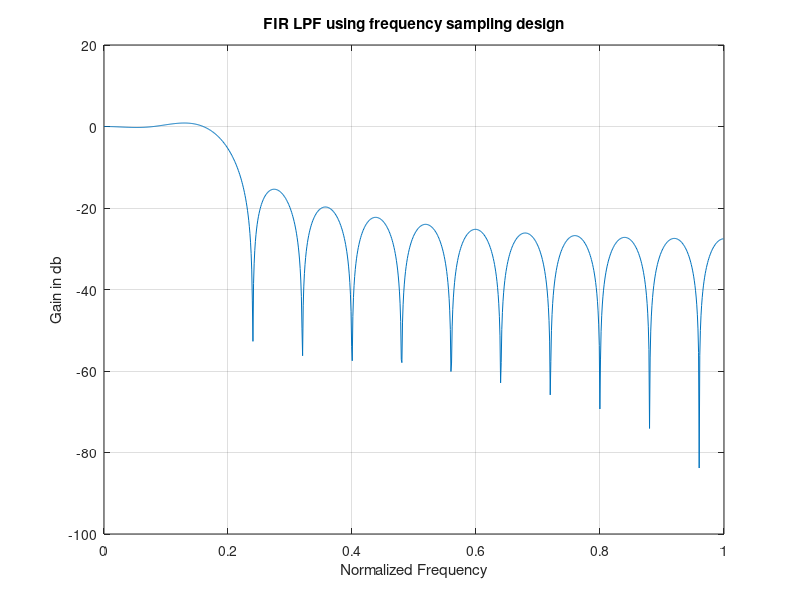

Write the MATLAB code that produced this figure.
m = 25;
alpha = (m-1)/2;
hrs = [1,1,1,zeros(1,20),1,1];
k1 = 0:floor((m-1)/2);
k2 = floor((m-1)/2)+1:m-1;
angh = [-alpha*(2*pi)*k1/m,alpha*(2*pi)*(m-k2)/m];
h = hrs.*exp(1i*angh);
h1 = real(ifft(h,m));
[h,w] = freqz(h1,1,1024);
plot(w/pi,20*log10(abs(h)));
zoom on; grid on; title("FIR LPF using frequency sampling design");
xlabel("Normalized Frequency");
ylabel("Gain in db");